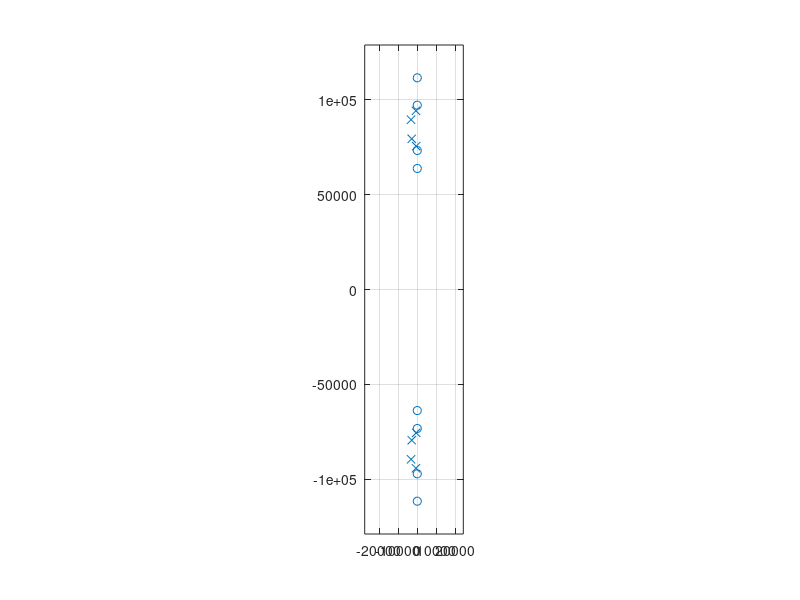
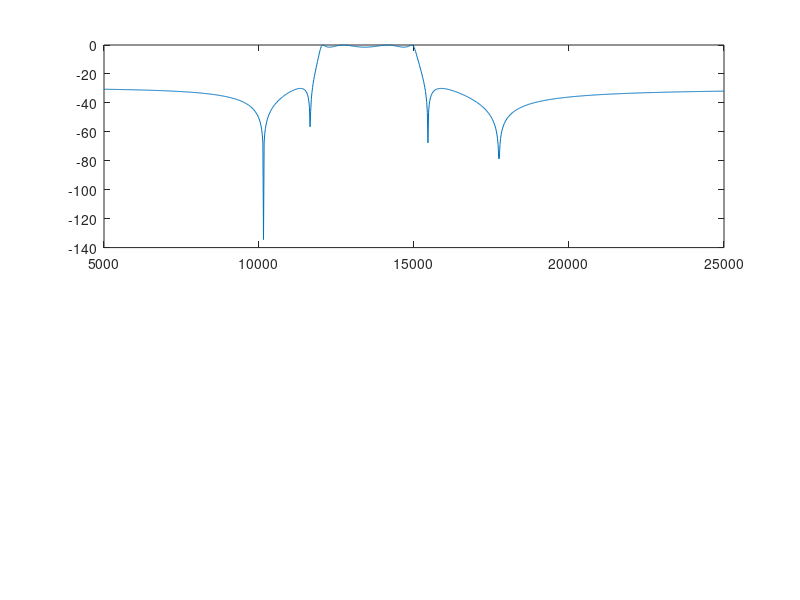

The MATLAB source for these figures, in order: (Note: this script raises an error after producing the figures.)
%Camille Chow
%Signals PSET 4
%3/24/17

%4 - bandpass analog elliptic filter
fp = [12e3, 15e3];
fs = [10e3, 16e3];
rp = 1.5;
rs = 30;
[n, wn] = ellipord(2*pi*fp, 2*pi*fs,rp,rs, 's');
[z,p,k] = ellip(n,rp,rs,wn, 's');
[b,a] = zp2tf(z,p,k);
%a
figure;
zplane(z,p);
%b
n %returns 4
%from the pole zero plot, we can see 8 poles
%therefore the order of the filter is 2n = 8

%c
fa = linspace(5e3,25e3,1000);
ha = freqs(b,a,2*pi*fa);

figure;
subplot(2,1,1);
plot(fa,20*log10(abs(ha)));

stopline = refline(0,-30);
passHigh = refline(0,0);
passLow = refline(0,-1.5);
set(stopline,'Color','g','LineStyle','--');
set(passHigh,'Color','r','LineStyle','--');
set(passLow,'Color','r','LineStyle','--');

title('Magnitude');
ylabel('dB');
ylim([-60,1]);
xlabel('Frequency (Hz)');

subplot(2,1,2);
plot(fa,unwrap(angle(ha))*180/pi);
title('Phase');
ylabel('Degrees');
xlabel('Frequency (Hz)');

%6 - digital filter
fsamp = 80e3;
wp = fp/(fsamp/2);
ws = fs/(fsamp/2);
[nd,wd] = ellipord(wp,ws,rp,rs);
[zd,pd,kd] = ellip(nd,rp,rs,wd);
[bd,ad] = zp2tf(zd,pd,kd);
%a
nd %returns 4
%b
figure;
zplane(zd,pd); %8 zeros and 8 poles
%all zeros located on unit circle
%all poles located just inside unit circle
%similar to analog case with the jw axis

%c
fd = linspace(0,fsamp/2,10000);
hd = freqz(bd,ad,10000);

%d
figure;
subplot(2,1,1);
plot(fd,20*log10(abs(hd)));

stopline = refline(0,-30);
passHigh = refline(0,0);
passLow = refline(0,-1.5);
set(stopline,'Color','g','LineStyle','--');
set(passHigh,'Color','r','LineStyle','--');
set(passLow,'Color','r','LineStyle','--');

title('Magnitude');
ylabel('dB');
ylim([-60,1]);
xlabel('Frequency (Hz)');

subplot(2,1,2);
plot(fd,unwrap(angle(hd))*180/pi);
title('Phase');
ylabel('Degrees');
xlabel('Frequency (Hz)');
